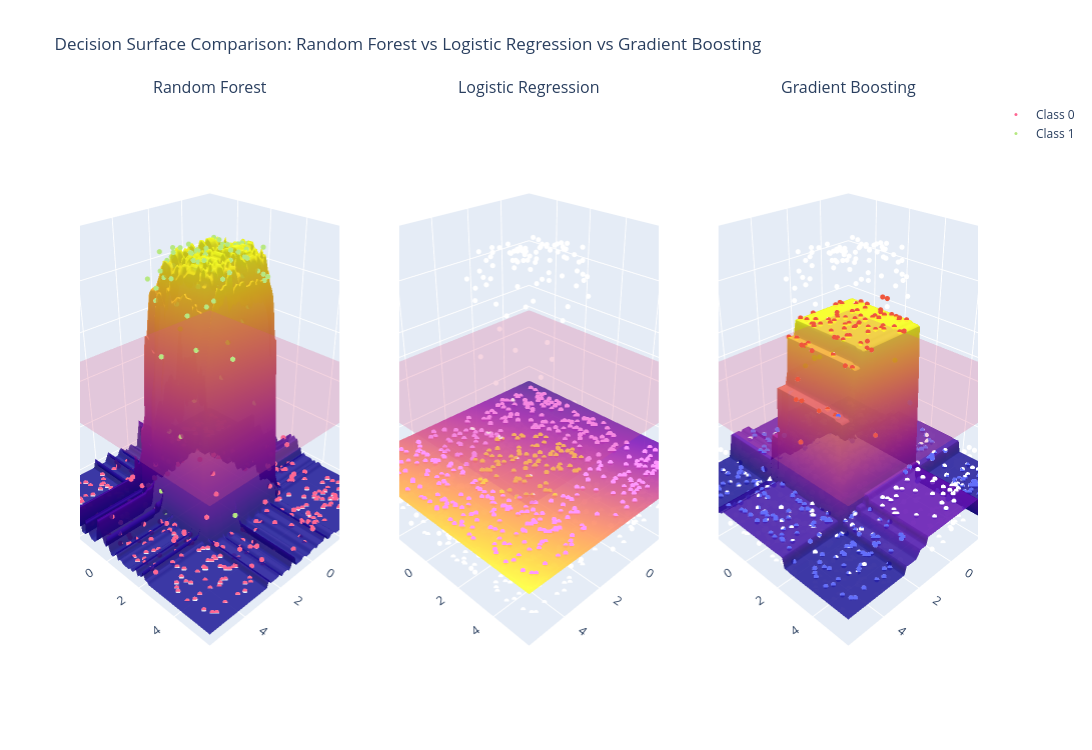

Notebook source saved alongside this figure:
### Code cell
plot_all_model_boundaries_3d(X, y, rf_model, lgr_model, model)
